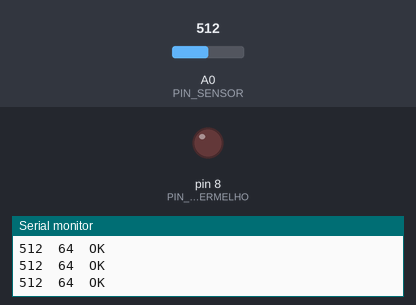
Bench run of a sketch on a simulated Arduino Uno, built with avr-gcc and run on an emulated ATmega328P. On the bench: output pins drawn as LEDs (lit = HIGH), the last lines printed to the serial monitor. The inputs (shaded band) are chosen by the test bench; at power-on: A0 (PIN_SENSOR) = 512.

Above: at 1.2 s.
1.3 s: A0 (PIN_SENSOR) set to 647
2.8 s: A0 (PIN_SENSOR) set to 670
At 4.0 s:
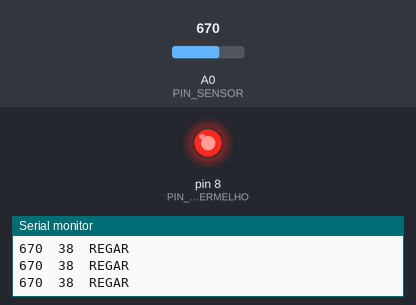
4.3 s: A0 (PIN_SENSOR) set to 511
At 5.3 s:
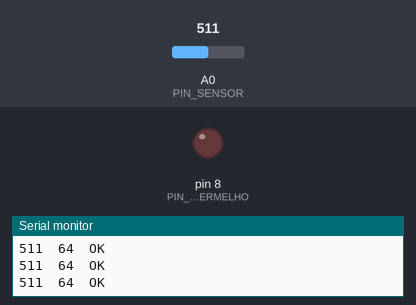
5.8 s: A0 (PIN_SENSOR) set to 716
At 6.4 s:
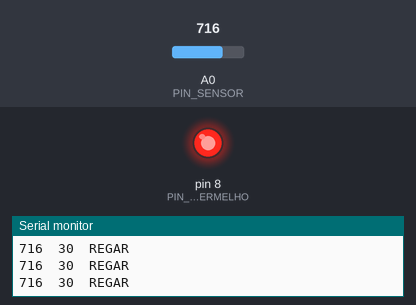
Timing chart, 0 to 8.3 s (numbered marks = the images above; inputs shaded):
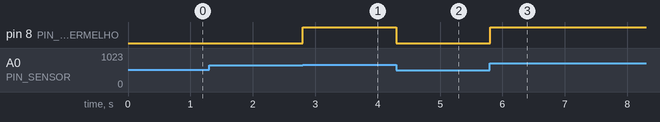

Measured:
- the behaviour switches between 660 and 661 on A0 (PIN_SENSOR) (found by bisection; images 0 and 1)
- after the input at 2.8 s, pin 8 (PIN_LED_VERMELHO): LOW → HIGH at once
- after the input at 4.3 s, pin 8 (PIN_LED_VERMELHO): HIGH → LOW at once
- after the input at 5.8 s, pin 8 (PIN_LED_VERMELHO): LOW → HIGH at once

The sketch:

irrigacao.ino
```cpp
/*
 * Sistema de Irrigação com Arduino
 * --------------------------------
 * Lê o sensor de umidade do solo a cada 100 ms.
 * Se a umidade ficar abaixo do limiar configurado,
 * acende o LED vermelho para o operador abrir o registro.
 *
 * Placa alvo: Arduino Uno / Nano (ATmega328P)
 */

// ====== CONFIGURAÇÃO (ajuste conforme o hardware) ======

const int PIN_SENSOR = A0;          // Entrada analógica do sensor de umidade
const int PIN_LED_VERMELHO = 8;     // Saída digital do LED vermelho (com resistor)

const unsigned long INTERVALO_LEITURA_MS = 100;  // Taxa mínima: 100 ms

// Umidade em %: abaixo deste valor = solo seco → LED acende
const int LIMIAR_UMIDADE_PCT = 40;

// Calibração do sensor (valores brutos do ADC 0–1023)
// Ajuste com o procedimento em docs/04-calibracao.md
const int SENSOR_SECO = 900;   // Leitura típica no ar / solo bem seco
const int SENSOR_UMIDO = 300;  // Leitura típica em solo bem molhado

// Histerese: evita piscar o LED perto do limiar
const int HISTERESE_PCT = 3;

// ====== ESTADO INTERNO ======

unsigned long ultimaLeituraMs = 0;
bool alertaAtivo = false;

void setup() {
  pinMode(PIN_LED_VERMELHO, OUTPUT);
  digitalWrite(PIN_LED_VERMELHO, LOW);

  Serial.begin(9600);
  while (!Serial && millis() < 2000) {
    // Aguarda Serial em placas USB nativas; no Uno segue adiante
  }

  Serial.println(F("=== Sistema de Irrigacao ==="));
  Serial.print(F("Intervalo: "));
  Serial.print(INTERVALO_LEITURA_MS);
  Serial.println(F(" ms"));
  Serial.print(F("Limiar: "));
  Serial.print(LIMIAR_UMIDADE_PCT);
  Serial.println(F("%"));
  Serial.println(F("Bruto\tUmidade%\tAlerta"));
}

void loop() {
  unsigned long agora = millis();

  if (agora - ultimaLeituraMs < INTERVALO_LEITURA_MS) {
    return;
  }
  ultimaLeituraMs = agora;

  int valorBruto = analogRead(PIN_SENSOR);
  int umidadePct = converterParaPercentual(valorBruto);

  atualizarAlerta(umidadePct);
  digitalWrite(PIN_LED_VERMELHO, alertaAtivo ? HIGH : LOW);

  Serial.print(valorBruto);
  Serial.print('\t');
  Serial.print(umidadePct);
  Serial.print('\t');
  Serial.println(alertaAtivo ? F("REGAR") : F("OK"));
}

/**
 * Converte a leitura analógica (0–1023) em umidade aproximada (0–100%).
 * Em sensores resistivos comuns (ex.: FC-28), valor alto = solo seco.
 */
int converterParaPercentual(int valorBruto) {
  int seco = SENSOR_SECO;
  int umido = SENSOR_UMIDO;

  if (seco == umido) {
    return 0;
  }

  // Garante ordem correta mesmo se a calibração estiver invertida
  if (seco < umido) {
    int tmp = seco;
    seco = umido;
    umido = tmp;
  }

  long limitado = constrain(valorBruto, umido, seco);
  int pct = (int)map(limitado, seco, umido, 0, 100);
  return constrain(pct, 0, 100);
}

/**
 * Liga o alerta quando a umidade cai abaixo do limiar.
 * Só desliga quando sobe acima de limiar + histerese.
 */
void atualizarAlerta(int umidadePct) {
  if (!alertaAtivo && umidadePct < LIMIAR_UMIDADE_PCT) {
    alertaAtivo = true;
  } else if (alertaAtivo && umidadePct >= (LIMIAR_UMIDADE_PCT + HISTERESE_PCT)) {
    alertaAtivo = false;
  }
}
```
